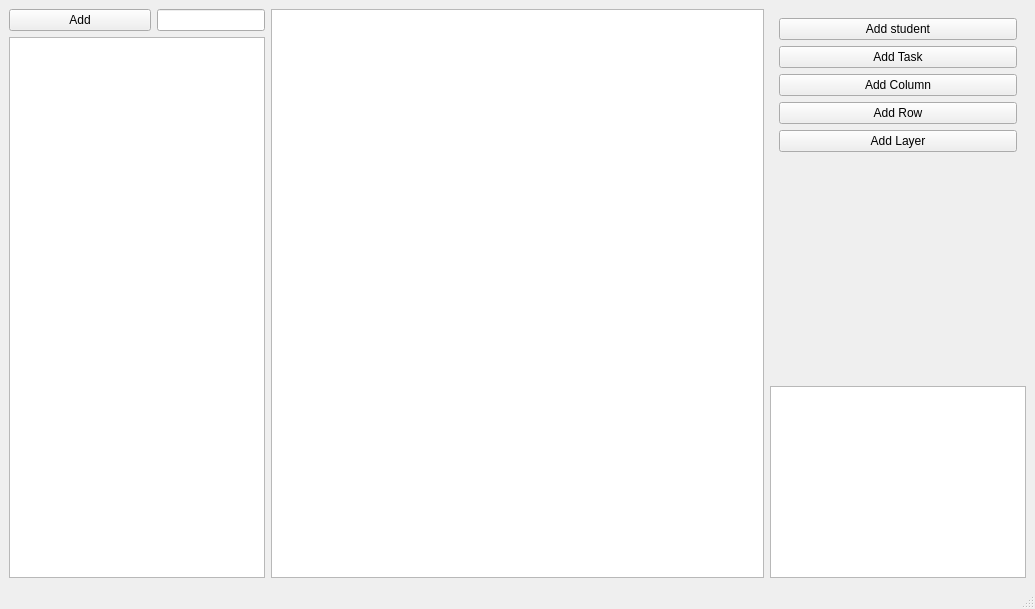
<?xml version="1.0" encoding="UTF-8"?>
<ui version="4.0">
 <class>MainWindow</class>
 <widget class="QMainWindow" name="MainWindow">
  <property name="geometry">
   <rect>
    <x>0</x>
    <y>0</y>
    <width>1035</width>
    <height>609</height>
   </rect>
  </property>
  <property name="windowTitle">
   <string>MainWindow</string>
  </property>
  <widget class="QWidget" name="centralwidget">
   <layout class="QGridLayout" name="gridLayout">
    <item row="0" column="0">
     <layout class="QHBoxLayout" name="horizontalLayout_4">
      <item>
       <layout class="QVBoxLayout" name="verticalLayout_3">
        <item>
         <layout class="QHBoxLayout" name="horizontalLayout_2">
          <item>
           <widget class="QPushButton" name="addSubjectPushButton">
            <property name="text">
             <string>Add</string>
            </property>
           </widget>
          </item>
          <item>
           <widget class="QLineEdit" name="subjectLineEdit">
            <property name="sizePolicy">
             <sizepolicy hsizetype="Fixed" vsizetype="Fixed">
              <horstretch>0</horstretch>
              <verstretch>0</verstretch>
             </sizepolicy>
            </property>
           </widget>
          </item>
         </layout>
        </item>
        <item>
         <widget class="QListWidget" name="subjectListWidget">
          <property name="sizePolicy">
           <sizepolicy hsizetype="Minimum" vsizetype="Expanding">
            <horstretch>0</horstretch>
            <verstretch>0</verstretch>
           </sizepolicy>
          </property>
         </widget>
        </item>
       </layout>
      </item>
      <item>
       <widget class="QTableView" name="tableView">
        <property name="sizePolicy">
         <sizepolicy hsizetype="MinimumExpanding" vsizetype="Expanding">
          <horstretch>0</horstretch>
          <verstretch>0</verstretch>
         </sizepolicy>
        </property>
        <property name="cornerButtonEnabled">
         <bool>false</bool>
        </property>
        <attribute name="horizontalHeaderVisible">
         <bool>false</bool>
        </attribute>
        <attribute name="verticalHeaderVisible">
         <bool>false</bool>
        </attribute>
       </widget>
      </item>
      <item>
       <layout class="QVBoxLayout" name="verticalLayout_2">
        <item>
         <widget class="QWidget" name="widget" native="true">
          <property name="sizePolicy">
           <sizepolicy hsizetype="Minimum" vsizetype="Preferred">
            <horstretch>0</horstretch>
            <verstretch>0</verstretch>
           </sizepolicy>
          </property>
          <layout class="QVBoxLayout" name="verticalLayout">
           <item>
            <widget class="QPushButton" name="addStudentPushButton">
             <property name="text">
              <string>Add student</string>
             </property>
            </widget>
           </item>
           <item>
            <widget class="QPushButton" name="addTaskPushButton">
             <property name="text">
              <string>Add Task</string>
             </property>
            </widget>
           </item>
           <item>
            <widget class="QPushButton" name="addCalcColumnPushButton">
             <property name="text">
              <string>Add Column</string>
             </property>
            </widget>
           </item>
           <item>
            <widget class="QPushButton" name="addCalcRowPushButton">
             <property name="text">
              <string>Add Row</string>
             </property>
            </widget>
           </item>
           <item>
            <widget class="QPushButton" name="addCalcLayerPushButton">
             <property name="text">
              <string>Add Layer</string>
             </property>
            </widget>
           </item>
          </layout>
         </widget>
        </item>
        <item>
         <layout class="QHBoxLayout" name="horizontalLayout_3">
          <item>
           <widget class="AddStudentWidget" name="addStudentWidget" native="true"/>
          </item>
          <item>
           <widget class="AddTaskWidget" name="addTaskWidget" native="true"/>
          </item>
          <item>
           <widget class="SwapStudentWidget" name="swapStudentWidget" native="true"/>
          </item>
         </layout>
        </item>
        <item>
         <layout class="QHBoxLayout" name="horizontalLayout">
          <item>
           <widget class="GeneratorWizzard" name="addGeneratorWidget" native="true"/>
          </item>
          <item>
           <widget class="GeneratorEditor" name="generatorEditorWidget" native="true"/>
          </item>
         </layout>
        </item>
        <item>
         <widget class="QListWidget" name="layerListWidget">
          <property name="sizePolicy">
           <sizepolicy hsizetype="Minimum" vsizetype="Minimum">
            <horstretch>0</horstretch>
            <verstretch>0</verstretch>
           </sizepolicy>
          </property>
         </widget>
        </item>
       </layout>
      </item>
     </layout>
    </item>
   </layout>
  </widget>
  <widget class="QMenuBar" name="menubar">
   <property name="geometry">
    <rect>
     <x>0</x>
     <y>0</y>
     <width>1035</width>
     <height>22</height>
    </rect>
   </property>
  </widget>
  <widget class="QStatusBar" name="statusbar"/>
 </widget>
 <customwidgets>
  <customwidget>
   <class>AddStudentWidget</class>
   <extends>QWidget</extends>
   <header>addstudentwidget.h</header>
   <container>1</container>
  </customwidget>
  <customwidget>
   <class>AddTaskWidget</class>
   <extends>QWidget</extends>
   <header>addtaskwidget.h</header>
   <container>1</container>
  </customwidget>
  <customwidget>
   <class>GeneratorWizzard</class>
   <extends>QWidget</extends>
   <header>generatorwizzard.h</header>
   <container>1</container>
  </customwidget>
  <customwidget>
   <class>GeneratorEditor</class>
   <extends>QWidget</extends>
   <header>generatoreditor.h</header>
   <container>1</container>
  </customwidget>
  <customwidget>
   <class>SwapStudentWidget</class>
   <extends>QWidget</extends>
   <header>swapstudentwidget.h</header>
   <container>1</container>
  </customwidget>
 </customwidgets>
 <resources/>
 <connections/>
</ui>
